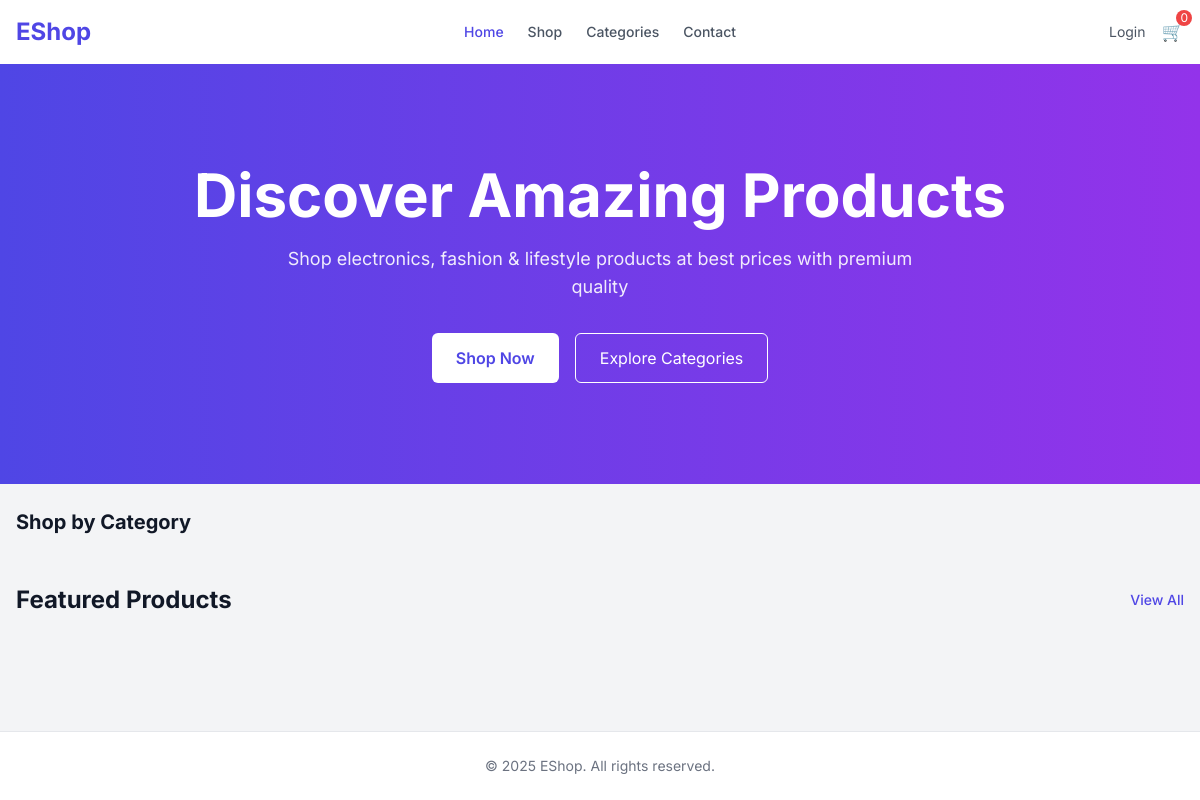
/, run on an earlier commit of the app's database.
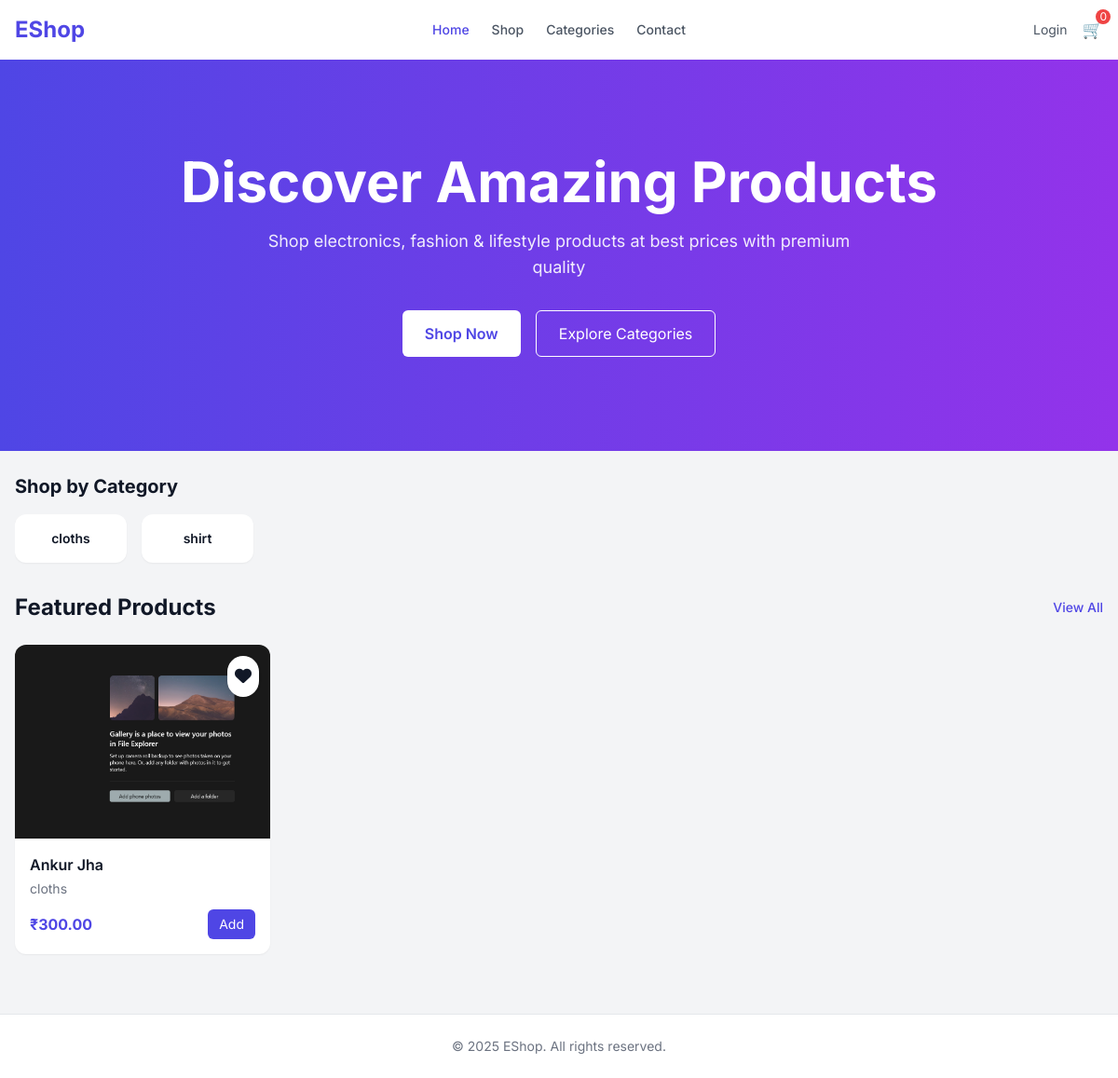
And on a later commit of the database.
### eshopapp/models.py (models this page shows, shortened)
class Category(models.Model):
    name = models.CharField(max_length=200)
    slug = models.SlugField(unique=True)
    parent_id = models.ForeignKey(
        "self", on_delete=models.CASCADE, null=True, blank=True, related_name="children"
    )
    created_at = models.DateTimeField(auto_now_add=True)

class Product(models.Model):
    name = models.CharField(max_length=50)
    slug = models.CharField(unique=True, max_length=200)
    cat_id = models.ForeignKey(
        Category, on_delete=models.CASCADE, related_name="products"
    )
    mrp = models.DecimalField(max_digits=10, decimal_places=2)
    selling_price = models.DecimalField(max_digits=10, decimal_places=2)
    stock = models.IntegerField()
    image = models.ImageField(upload_to="photos/", null=True, blank=True)
    description = models.TextField()

### eshopapp/views.py (the view)
# urls.py: path("", homepage, name="home"),
def homepage(request):
    products = Product.objects.all()
    categories = Category.objects.all()
    wishlist = []
    if request.user.is_authenticated:
        wishlist = Wishlist.objects.filter(user_id = request.user).values_list('product_id_id',flat=True)
    return render(
        request,
        "public/home.html",
        {"categories": categories, "products": products,"wishlist" : wishlist},
    )

### eshopapp/templates/public/home.html (shortened to what this page needs)
{% extends 'layout/publiclayout.html' %}
{% block content %}
  <section class="bg-gradient-to-r from-indigo-600 to-purple-600 text-white">
    <div class="max-w-7xl mx-auto px-4 min-h-[420px] flex flex-col items-center justify-center text-center">
      <h1 class="text-5xl md:text-6xl font-bold mb-5 leading-tight">Discover Amazing Products</h1>
      <p class="opacity-90 max-w-2xl text-lg mb-8">Shop electronics, fashion & lifestyle products at best prices with premium quality</p>
      <div class="flex gap-4">
        <button class="bg-white text-indigo-600 px-6 py-3 rounded-md font-semibold hover:bg-gray-100">Shop Now</button>
        <button class="border border-white px-6 py-3 rounded-md hover:bg-white hover:text-indigo-600">Explore Categories</button>
      </div>
    </div>
  </section>
  <section class="max-w-7xl mx-auto px-4 py-6">
    <h2 class="text-xl font-bold mb-4">Shop by Category</h2>
    <div class="flex gap-4 overflow-x-auto pb-2 scrollbar-hide">
      {% for category in categories %}
        <a href="/shop?category={{ category.slug }}" class="min-w-[120px] bg-white rounded-xl shadow-sm px-3 py-4 text-center hover:shadow-md transition cursor-pointer"><h3 class="font-semibold text-sm">{{ category.name }}</h3></a>
      {% endfor %}
    </div>
  </section>
  <section class="max-w-7xl mx-auto px-4 pb-16">
    <div class="flex items-center justify-between mb-6">
      <h2 class="text-2xl font-bold">Featured Products</h2>
      <a href="{% url 'shop' %}" class="text-indigo-600 text-sm font-medium hover:underline">View All</a>
    </div>
    <div class="grid grid-cols-1 sm:grid-cols-2 md:grid-cols-3 lg:grid-cols-4 gap-6">
      {% for product in products %}
        <div class="bg-white rounded-xl shadow-sm overflow-hidden hover:shadow-md transition">
          <div class="relative">
            <a href="{% url 'productview' product.slug %}">
              {% if product.image %}
                <img src="{{ product.image.url }}" class="w-full h-52 object-cover" />
              {% endif %}
            </a>
            {% if product.id in wishlist %}
              <a href="{% url 'wishlistfunction' %}?product_id={{ product.id }}" class="absolute top-3 right-3 bg-white rounded-full p-2 shadow hover:bg-red-50 transition" title="Remove from wishlist"><i class="fa-solid fa-heart text-red-500 text-lg"></i></a>
            {% else %}
              <a href="{% url 'wishlistfunction' %}?product_id={{ product.id }}" class="absolute top-3 right-3 bg-white rounded-full p-2 shadow hover:bg-red-50 transition" title="Add to wishlist"><i class="fa-solid fa-heart text-grey-500 text-lg"></i></a>
            {% endif %}
          </div>
          <div class="p-4">
            <h3 class="font-semibold mb-1">{{ product.name }}</h3>
            <p class="text-sm text-gray-500 mb-3">{{ product.cat_id.name }}</p>
            <div class="flex items-center justify-between">
              <span class="font-bold text-indigo-600">₹{{ product.selling_price }}</span>
              <button class="bg-indigo-600 text-white px-3 py-1.5 text-sm rounded-md hover:bg-indigo-700">Add</button>
            </div>
          </div>
        </div>
      {% endfor %}
    </div>
  </section>
{% endblock %}

What changed in the data, as far as the page shows it:
added Category: name "cloths"
added Category: name "shirt"
added Product: image (picture), name "Ankur Jha", cat_id.name "cloths", selling_price "300.00"
